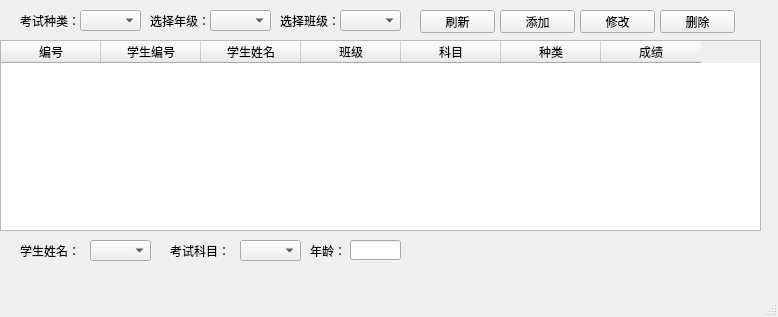
<?xml version="1.0" encoding="UTF-8"?>
<ui version="4.0">
 <class>MainWindow</class>
 <widget class="QMainWindow" name="MainWindow">
  <property name="geometry">
   <rect>
    <x>0</x>
    <y>0</y>
    <width>778</width>
    <height>317</height>
   </rect>
  </property>
  <property name="windowTitle">
   <string>学生成绩管理</string>
  </property>
  <property name="windowIcon">
   <iconset>
    <normaloff>../image/favicon.ico</normaloff>../image/favicon.ico</iconset>
  </property>
  <widget class="QWidget" name="centralwidget">
   <widget class="QTableWidget" name="tableWidget">
    <property name="geometry">
     <rect>
      <x>0</x>
      <y>40</y>
      <width>761</width>
      <height>191</height>
     </rect>
    </property>
    <column>
     <property name="text">
      <string>编号</string>
     </property>
    </column>
    <column>
     <property name="text">
      <string>学生编号</string>
     </property>
    </column>
    <column>
     <property name="text">
      <string>学生姓名</string>
     </property>
    </column>
    <column>
     <property name="text">
      <string>班级</string>
     </property>
    </column>
    <column>
     <property name="text">
      <string>科目</string>
     </property>
    </column>
    <column>
     <property name="text">
      <string>种类</string>
     </property>
    </column>
    <column>
     <property name="text">
      <string>成绩</string>
     </property>
    </column>
   </widget>
   <widget class="QLabel" name="label">
    <property name="geometry">
     <rect>
      <x>20</x>
      <y>10</y>
      <width>61</width>
      <height>21</height>
     </rect>
    </property>
    <property name="text">
     <string>考试种类：</string>
    </property>
   </widget>
   <widget class="QComboBox" name="comboBox">
    <property name="geometry">
     <rect>
      <x>80</x>
      <y>10</y>
      <width>61</width>
      <height>21</height>
     </rect>
    </property>
   </widget>
   <widget class="QLabel" name="label_2">
    <property name="geometry">
     <rect>
      <x>150</x>
      <y>10</y>
      <width>61</width>
      <height>21</height>
     </rect>
    </property>
    <property name="text">
     <string>选择年级：</string>
    </property>
   </widget>
   <widget class="QComboBox" name="comboBox_2">
    <property name="geometry">
     <rect>
      <x>210</x>
      <y>10</y>
      <width>61</width>
      <height>21</height>
     </rect>
    </property>
   </widget>
   <widget class="QPushButton" name="pushButton">
    <property name="geometry">
     <rect>
      <x>420</x>
      <y>10</y>
      <width>75</width>
      <height>23</height>
     </rect>
    </property>
    <property name="text">
     <string>刷新</string>
    </property>
   </widget>
   <widget class="QPushButton" name="pushButton_2">
    <property name="geometry">
     <rect>
      <x>500</x>
      <y>10</y>
      <width>75</width>
      <height>23</height>
     </rect>
    </property>
    <property name="text">
     <string>添加</string>
    </property>
   </widget>
   <widget class="QPushButton" name="pushButton_3">
    <property name="geometry">
     <rect>
      <x>580</x>
      <y>10</y>
      <width>75</width>
      <height>23</height>
     </rect>
    </property>
    <property name="text">
     <string>修改</string>
    </property>
   </widget>
   <widget class="QPushButton" name="pushButton_4">
    <property name="geometry">
     <rect>
      <x>660</x>
      <y>10</y>
      <width>75</width>
      <height>23</height>
     </rect>
    </property>
    <property name="text">
     <string>删除</string>
    </property>
   </widget>
   <widget class="QLabel" name="label_5">
    <property name="geometry">
     <rect>
      <x>310</x>
      <y>240</y>
      <width>41</width>
      <height>21</height>
     </rect>
    </property>
    <property name="text">
     <string>年龄：</string>
    </property>
   </widget>
   <widget class="QLineEdit" name="lineEdit_3">
    <property name="geometry">
     <rect>
      <x>350</x>
      <y>240</y>
      <width>51</width>
      <height>20</height>
     </rect>
    </property>
   </widget>
   <widget class="QLabel" name="label_6">
    <property name="geometry">
     <rect>
      <x>20</x>
      <y>240</y>
      <width>61</width>
      <height>21</height>
     </rect>
    </property>
    <property name="text">
     <string>学生姓名：</string>
    </property>
   </widget>
   <widget class="QComboBox" name="comboBox_3">
    <property name="geometry">
     <rect>
      <x>90</x>
      <y>240</y>
      <width>61</width>
      <height>21</height>
     </rect>
    </property>
   </widget>
   <widget class="QComboBox" name="comboBox_4">
    <property name="geometry">
     <rect>
      <x>340</x>
      <y>10</y>
      <width>61</width>
      <height>21</height>
     </rect>
    </property>
   </widget>
   <widget class="QLabel" name="label_10">
    <property name="geometry">
     <rect>
      <x>280</x>
      <y>10</y>
      <width>61</width>
      <height>21</height>
     </rect>
    </property>
    <property name="text">
     <string>选择班级：</string>
    </property>
   </widget>
   <widget class="QLabel" name="label_8">
    <property name="geometry">
     <rect>
      <x>170</x>
      <y>240</y>
      <width>61</width>
      <height>21</height>
     </rect>
    </property>
    <property name="text">
     <string>考试科目：</string>
    </property>
   </widget>
   <widget class="QComboBox" name="comboBox_5">
    <property name="geometry">
     <rect>
      <x>240</x>
      <y>240</y>
      <width>61</width>
      <height>21</height>
     </rect>
    </property>
   </widget>
  </widget>
  <widget class="QMenuBar" name="menubar">
   <property name="geometry">
    <rect>
     <x>0</x>
     <y>0</y>
     <width>778</width>
     <height>23</height>
    </rect>
   </property>
  </widget>
  <widget class="QStatusBar" name="statusbar"/>
 </widget>
 <resources/>
 <connections/>
</ui>
